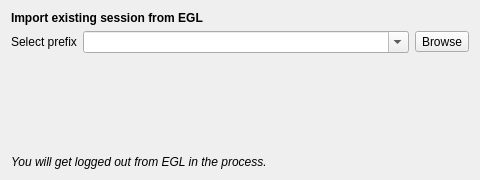
<?xml version="1.0" encoding="UTF-8"?>
<ui version="4.0">
 <class>ImportLogin</class>
 <widget class="QWidget" name="ImportLogin">
  <property name="geometry">
   <rect>
    <x>0</x>
    <y>0</y>
    <width>480</width>
    <height>180</height>
   </rect>
  </property>
  <property name="sizePolicy">
   <sizepolicy hsizetype="Preferred" vsizetype="Fixed">
    <horstretch>0</horstretch>
    <verstretch>0</verstretch>
   </sizepolicy>
  </property>
  <property name="minimumSize">
   <size>
    <width>480</width>
    <height>180</height>
   </size>
  </property>
  <property name="windowTitle">
   <string notr="true">ImportLogin</string>
  </property>
  <layout class="QFormLayout" name="import_layout">
   <property name="fieldGrowthPolicy">
    <enum>QFormLayout::AllNonFixedFieldsGrow</enum>
   </property>
   <property name="rowWrapPolicy">
    <enum>QFormLayout::WrapLongRows</enum>
   </property>
   <property name="labelAlignment">
    <set>Qt::AlignRight|Qt::AlignTrailing|Qt::AlignVCenter</set>
   </property>
   <property name="formAlignment">
    <set>Qt::AlignLeading|Qt::AlignLeft|Qt::AlignVCenter</set>
   </property>
   <item row="0" column="0" colspan="2">
    <widget class="QLabel" name="title_label">
     <property name="sizePolicy">
      <sizepolicy hsizetype="Preferred" vsizetype="Fixed">
       <horstretch>0</horstretch>
       <verstretch>0</verstretch>
      </sizepolicy>
     </property>
     <property name="font">
      <font>
       <weight>75</weight>
       <bold>true</bold>
      </font>
     </property>
     <property name="text">
      <string>Import existing session from EGL</string>
     </property>
    </widget>
   </item>
   <item row="1" column="0">
    <widget class="QLabel" name="prefix_label">
     <property name="text">
      <string>Select prefix</string>
     </property>
    </widget>
   </item>
   <item row="1" column="1">
    <layout class="QHBoxLayout" name="prefix_layout">
     <item>
      <widget class="QComboBox" name="prefix_combo">
       <property name="sizePolicy">
        <sizepolicy hsizetype="Expanding" vsizetype="Fixed">
         <horstretch>0</horstretch>
         <verstretch>0</verstretch>
        </sizepolicy>
       </property>
       <property name="editable">
        <bool>true</bool>
       </property>
      </widget>
     </item>
     <item>
      <widget class="QToolButton" name="prefix_tool">
       <property name="text">
        <string>Browse</string>
       </property>
      </widget>
     </item>
    </layout>
   </item>
   <item row="2" column="1">
    <widget class="QLabel" name="status_label">
     <property name="sizePolicy">
      <sizepolicy hsizetype="Preferred" vsizetype="Fixed">
       <horstretch>0</horstretch>
       <verstretch>0</verstretch>
      </sizepolicy>
     </property>
     <property name="font">
      <font>
       <italic>true</italic>
      </font>
     </property>
     <property name="text">
      <string notr="true"/>
     </property>
     <property name="wordWrap">
      <bool>true</bool>
     </property>
    </widget>
   </item>
   <item row="4" column="0" colspan="2">
    <widget class="QLabel" name="info_label">
     <property name="sizePolicy">
      <sizepolicy hsizetype="Expanding" vsizetype="Preferred">
       <horstretch>0</horstretch>
       <verstretch>0</verstretch>
      </sizepolicy>
     </property>
     <property name="font">
      <font>
       <italic>true</italic>
      </font>
     </property>
     <property name="text">
      <string>You will get logged out from EGL in the process.</string>
     </property>
     <property name="wordWrap">
      <bool>true</bool>
     </property>
    </widget>
   </item>
   <item row="3" column="0" colspan="2">
    <spacer name="vspacer">
     <property name="orientation">
      <enum>Qt::Vertical</enum>
     </property>
     <property name="sizeHint" stdset="0">
      <size>
       <width>0</width>
       <height>0</height>
      </size>
     </property>
    </spacer>
   </item>
  </layout>
 </widget>
 <resources/>
 <connections/>
</ui>
